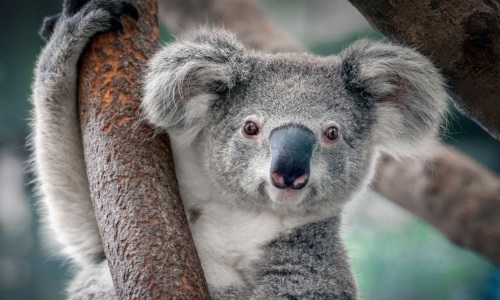
#> input picture aula 01/testes/coala.jpg, 500 x 300 px
$ python coala.py
#> lines starting #> are read from the running program, lines starting #| are printed output that depends on the picture
import cv2
import numpy as np

img = cv2.imread('coala.jpg')
#> img is the input picture: shape (300, 500, 3); mean B, G, R 110.5, 113, 113.5
filtro = cv2.GaussianBlur(img, (15, 15), 3)
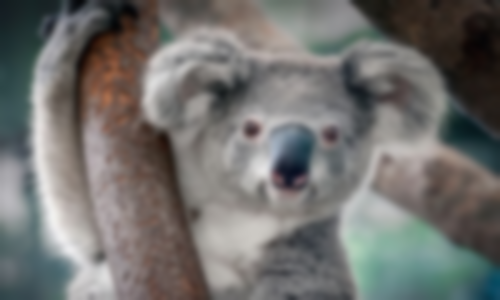
#> filtro: shape (300, 500, 3); mean B, G, R 110.5, 113, 113.5
cv2.imshow("Filtro Gaussiano", filtro)
cv2.waitKey(0)

$ run again, with aula 01/testes/car1.jpg copied over aula 01/testes/coala.jpg
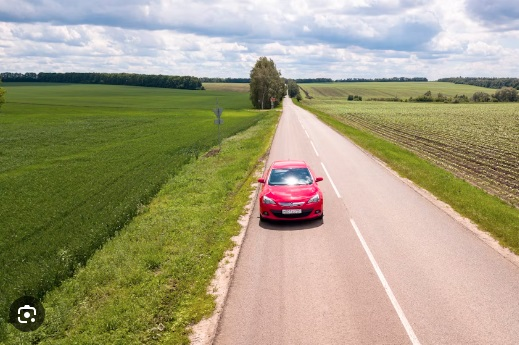
#> input picture aula 01/testes/car1.jpg, 519 x 345 px
#> img is the input picture: shape (345, 519, 3); mean B, G, R 124.8, 155.7, 161.5
#> `filtro = cv2.GaussianBlur(img, (15, 15), 3)`:
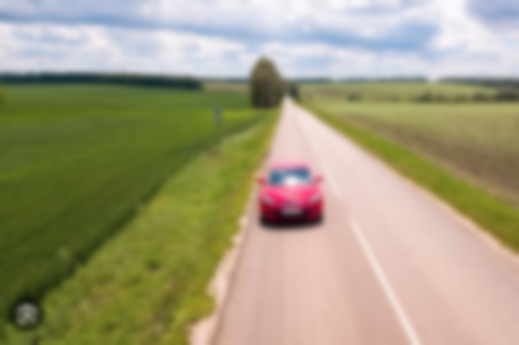
#> filtro: shape (345, 519, 3); mean B, G, R 124.8, 155.7, 161.5
